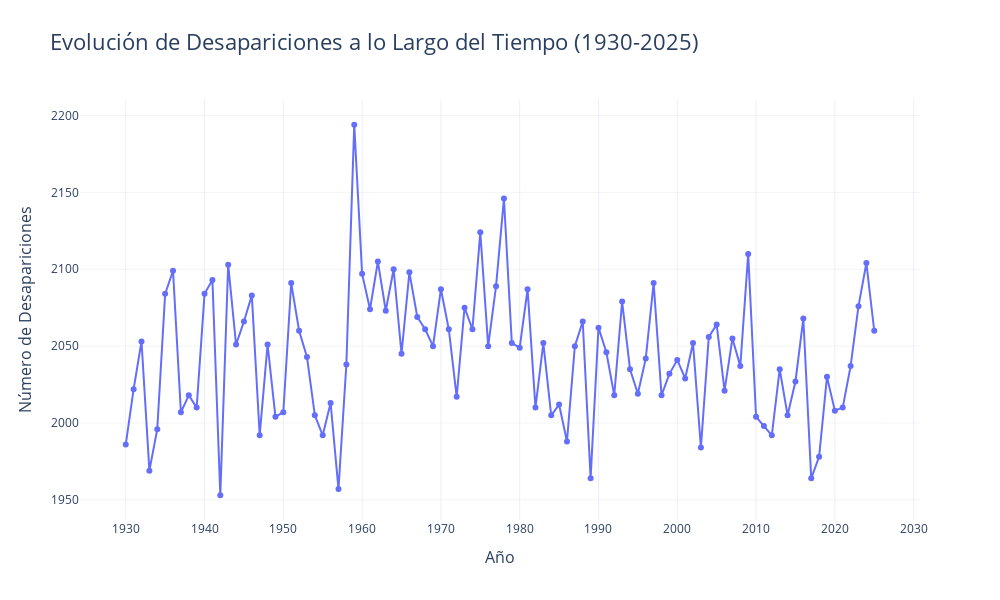
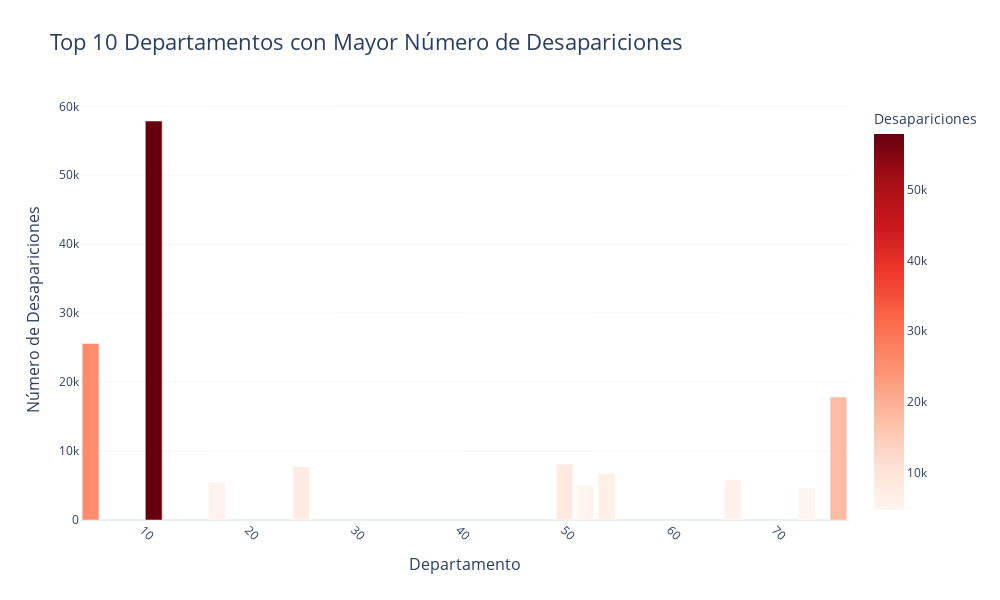

Notebook code cell kept with these figures, in order:
### Markdown cell above
## 7. Visualización de Datos Avanzada

En esta sección crearemos visualizaciones interactivas y complejas para explorar relaciones entre variables.

### Code cell
# Visualizaciones interactivas con Plotly
import plotly.express as px
import plotly.graph_objects as go
from plotly.subplots import make_subplots

# Gráfico interactivo de tendencias temporales
if 'año' in df_temporal.columns:
    desapariciones_anuales = df_temporal.groupby('año').size().reset_index(name='Total')
    
    fig = px.line(desapariciones_anuales, x='año', y='Total', 
                 title='Evolución de Desapariciones a lo Largo del Tiempo (1930-2025)',
                 labels={'año': 'Año', 'Total': 'Número de Desapariciones'},
                 markers=True, line_shape='linear')
    
    fig.update_layout(
        title_font_size=22,
        xaxis_title_font_size=16,
        yaxis_title_font_size=16,
        legend_title_font_size=14,
        xaxis=dict(tickmode='linear', dtick=10),
        yaxis=dict(gridcolor='rgba(200, 200, 200, 0.2)'),
        hovermode='x unified',
        width=1000, height=600,
        template='plotly_white'
    )
    
    fig.show()

# Gráfico interactivo por departamento (top 10)
if col_departamento:
    top_deptos = df_limpio[col_departamento].value_counts().nlargest(10)
    
    fig = px.bar(x=top_deptos.index, y=top_deptos.values,
               title='Top 10 Departamentos con Mayor Número de Desapariciones',
               labels={'x': 'Departamento', 'y': 'Número de Desapariciones'},
               color=top_deptos.values, color_continuous_scale='Reds')
    
    fig.update_layout(
        title_font_size=22,
        xaxis_title_font_size=16,
        yaxis_title_font_size=16,
        coloraxis_colorbar_title='Desapariciones',
        xaxis=dict(tickangle=45),
        yaxis=dict(gridcolor='rgba(200, 200, 200, 0.2)'),
        width=1000, height=600,
        template='plotly_white'
    )
    
    fig.show()

### Figure 1 — Plotly figure (JSON) as saved in the notebook; plotly's stock layout.template omitted (floating-point values rounded to 4 significant figures)
{"data": [{"hovertemplate": "Año=%{x}<br>Número de Desapariciones=%{y}<extra></extra>", "legendgroup": "", "line": {"color": "#636efa", "dash": "solid", "shape": "linear"}, "marker": {"symbol": "circle"}, "mode": "lines+markers", "name": "", "orientation": "v", "showlegend": false, "type": "scatter", "x": [1930, 1931, 1932, 1933, 1934, 1935, 1936, 1937, 1938, 1939, 1940, 1941, 1942, 1943, 1944, 1945, 1946, 1947, 1948, 1949, 1950, 1951, 1952, 1953, 1954, 1955, 1956, 1957, 1958, 1959, 1960, 1961, 1962, 1963, 1964, 1965, 1966, 1967, 1968, 1969, 1970, 1971, 1972, 1973, 1974, 1975, 1976, 1977, 1978, 1979, 1980, 1981, 1982, 1983, 1984, 1985, 1986, 1987, 1988, 1989, 1990, 1991, 1992, 1993, 1994, 1995, 1996, 1997, 1998, 1999, 2000, 2001, 2002, 2003, 2004, 2005, 2006, 2007, 2008, 2009, 2010, 2011, 2012, 2013, 2014, 2015, 2016, 2017, 2018, 2019, 2020, 2021, 2022, 2023, 2024, 2025], "xaxis": "x", "y": [1986, 2022, 2053, 1969, 1996, 2084, 2099, 2007, 2018, 2010, 2084, 2093, 1953, 2103, 2051, 2066, 2083, 1992, 2051, 2004, 2007, 2091, 2060, 2043, 2005, 1992, 2013, 1957, 2038, 2194, 2097, 2074, 2105, 2073, 2100, 2045, 2098, 2069, 2061, 2050, 2087, 2061, 2017, 2075, 2061, 2124, 2050, 2089, 2146, 2052, 2049, 2087, 2010, 2052, 2005, 2012, 1988, 2050, 2066, 1964, 2062, 2046, 2018, 2079, 2035, 2019, 2042, 2091, 2018, 2032, 2041, 2029, 2052, 1984, 2056, 2064, 2021, 2055, 2037, 2110, 2004, 1998, 1992, 2035, 2005, 2027, 2068, 1964, 1978, 2030, 2008, 2010, 2037, 2076, 2104, 2060], "yaxis": "y"}], "layout": {"height": 600, "hovermode": "x unified", "legend": {"title": {"font": {"size": 14}}, "tracegroupgap": 0}, "title": {"font": {"size": 22}, "text": "Evolución de Desapariciones a lo Largo del Tiempo (1930-2025)"}, "width": 1000, "xaxis": {"anchor": "y", "domain": [0, 1], "dtick": 10, "tickmode": "linear", "title": {"font": {"size": 16}, "text": "Año"}}, "yaxis": {"anchor": "x", "domain": [0, 1], "gridcolor": "rgba(200, 200, 200, 0.2)", "title": {"font": {"size": 16}, "text": "Número de Desapariciones"}}}}

### Figure 2 — Plotly figure (JSON) as saved in the notebook; plotly's stock layout.template omitted (floating-point values rounded to 4 significant figures)
{"data": [{"hovertemplate": "Departamento=%{x}<br>Número de Desapariciones=%{y}<br>color=%{marker.color}<extra></extra>", "legendgroup": "", "marker": {"color": [57868, 25613, 17832, 8121, 7726, 6735, 5844, 5515, 5013, 4691], "coloraxis": "coloraxis", "pattern": {"shape": ""}}, "name": "", "orientation": "v", "showlegend": false, "textposition": "auto", "type": "bar", "x": [11.0, 5.0, 76.0, 50.0, 25.0, 54.0, 66.0, 17.0, 52.0, 73.0], "xaxis": "x", "y": [57868, 25613, 17832, 8121, 7726, 6735, 5844, 5515, 5013, 4691], "yaxis": "y"}], "layout": {"barmode": "relative", "coloraxis": {"colorbar": {"title": {"text": "Desapariciones"}}, "colorscale": [[0, "rgb(255,245,240)"], [0.125, "rgb(254,224,210)"], [0.25, "rgb(252,187,161)"], [0.375, "rgb(252,146,114)"], [0.5, "rgb(251,106,74)"], [0.625, "rgb(239,59,44)"], [0.75, "rgb(203,24,29)"], [0.875, "rgb(165,15,21)"], [1, "rgb(103,0,13)"]]}, "height": 600, "legend": {"tracegroupgap": 0}, "title": {"font": {"size": 22}, "text": "Top 10 Departamentos con Mayor Número de Desapariciones"}, "width": 1000, "xaxis": {"anchor": "y", "domain": [0, 1], "tickangle": 45, "title": {"font": {"size": 16}, "text": "Departamento"}}, "yaxis": {"anchor": "x", "domain": [0, 1], "gridcolor": "rgba(200, 200, 200, 0.2)", "title": {"font": {"size": 16}, "text": "Número de Desapariciones"}}}}
